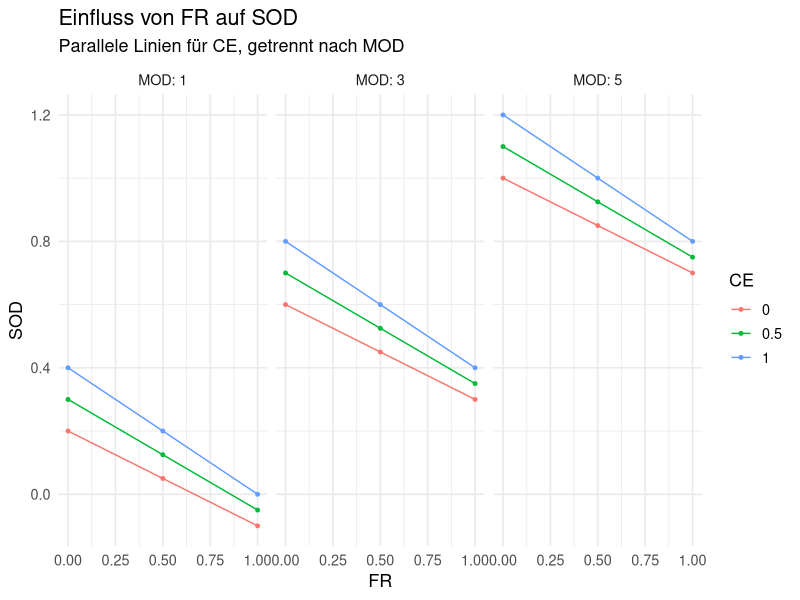

This figure's R source:
df <- expand.grid(
  CE = c(0, 0.5, 1),
  FR = c(0, 0.5, 1),
  MOD = c(1, 3, 5)
)

b0 <- 0
b1 <- 0.2
b2 <- -0.3
b3 <- 0.2
b4 <- -0.1

df$SOD <- b0 + b1*df$MOD + b2*df$FR + b3*df$CE + b4*df$FR*df$CE


library(ggplot2)

ggplot(df, aes(x = FR, y = SOD, color = factor(CE), group = CE)) +
  geom_line(size = 0.5) +
  geom_point(size = 1) +
  facet_wrap(~ MOD, labeller = label_both) +
  labs(
    x = "FR",
    y = "SOD",
    color = "CE",
    title = "Einfluss von FR auf SOD",
    subtitle = "Parallele Linien für CE, getrennt nach MOD"
  ) +
  theme_minimal(base_size = 13)
